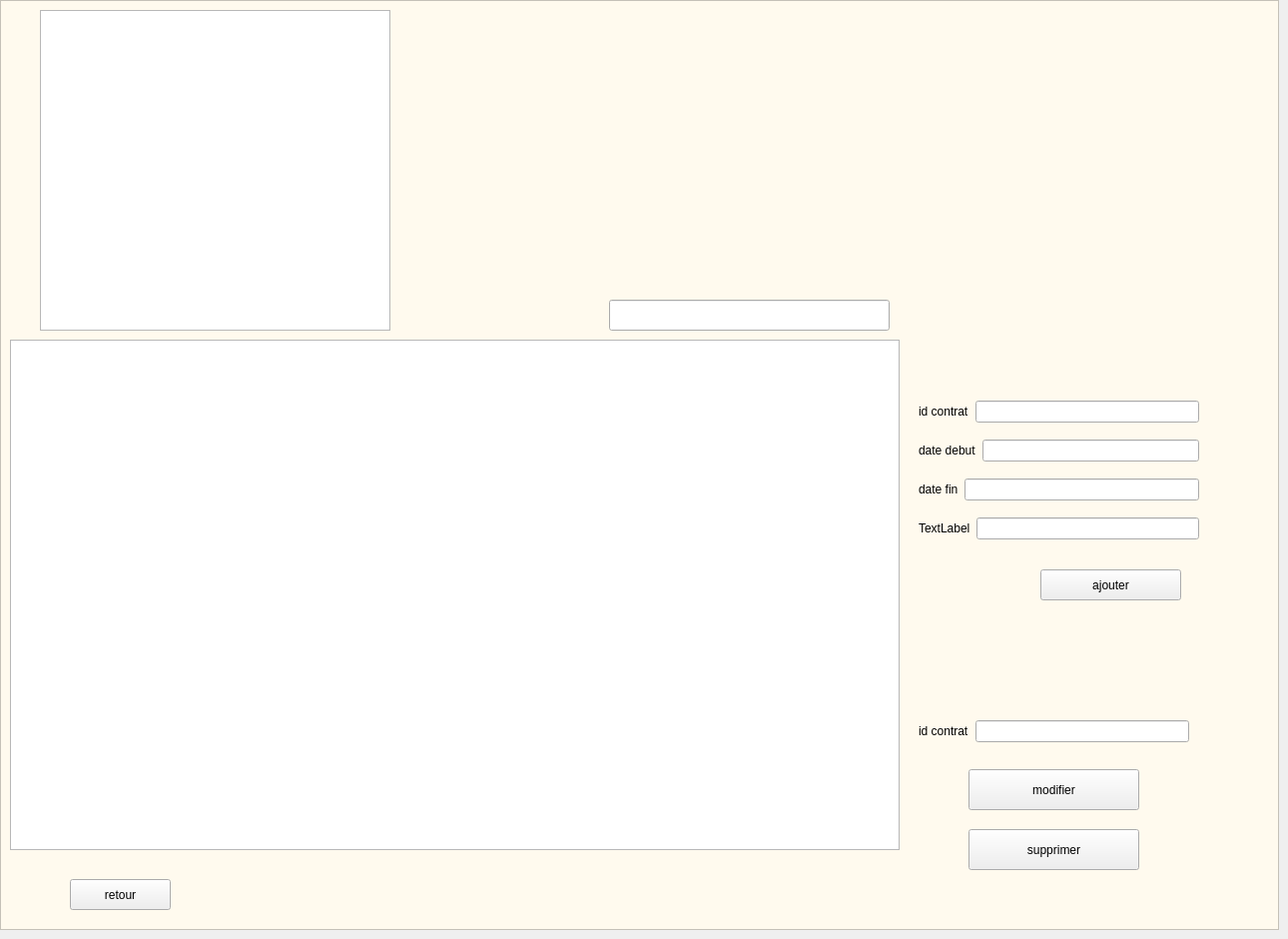
   <widget class="QWidget" name="tab_15">
    <attribute name="title">
     <string>gedtion des contrats</string>
    </attribute>
    <widget class="QGraphicsView" name="graphicsView_4">
     <property name="geometry">
      <rect>
       <x>0</x>
       <y>0</y>
       <width>1281</width>
       <height>931</height>
      </rect>
     </property>
     <property name="styleSheet">
      <string notr="true">background-color: rgb(255, 250, 238);</string>
     </property>
    </widget>
    <widget class="QPushButton" name="pushButton_9">
     <property name="geometry">
      <rect>
       <x>1042</x>
       <y>570</y>
       <width>141</width>
       <height>31</height>
      </rect>
     </property>
     <property name="styleSheet">
      <string notr="true">border-image: url(:/new/add.png);</string>
     </property>
     <property name="text">
      <string>ajouter</string>
     </property>
    </widget>
    <widget class="QPushButton" name="pushButton_10">
     <property name="geometry">
      <rect>
       <x>970</x>
       <y>770</y>
       <width>171</width>
       <height>41</height>
      </rect>
     </property>
     <property name="styleSheet">
      <string notr="true">border-image: url(:/new/MODIF2.png);</string>
     </property>
     <property name="text">
      <string>modifier</string>
     </property>
    </widget>
    <widget class="QPushButton" name="pushButton_11">
     <property name="geometry">
      <rect>
       <x>970</x>
       <y>830</y>
       <width>171</width>
       <height>41</height>
      </rect>
     </property>
     <property name="styleSheet">
      <string notr="true">border-image: url(:/new/supp2.png);</string>
     </property>
     <property name="text">
      <string>supprimer</string>
     </property>
    </widget>
    <widget class="QPushButton" name="pushButton_12">
     <property name="geometry">
      <rect>
       <x>70</x>
       <y>880</y>
       <width>101</width>
       <height>31</height>
      </rect>
     </property>
     <property name="styleSheet">
      <string notr="true"/>
     </property>
     <property name="text">
      <string>retour</string>
     </property>
    </widget>
    <widget class="QTableView" name="tableView_2">
     <property name="geometry">
      <rect>
       <x>10</x>
       <y>340</y>
       <width>891</width>
       <height>511</height>
      </rect>
     </property>
    </widget>
    <widget class="QLineEdit" name="lineEdit_20">
     <property name="geometry">
      <rect>
       <x>610</x>
       <y>300</y>
       <width>281</width>
       <height>31</height>
      </rect>
     </property>
     <property name="styleSheet">
      <string notr="true">border-image: url(:/new/cherche2.png);</string>
     </property>
    </widget>
    <widget class="QGraphicsView" name="graphicsView_5">
     <property name="geometry">
      <rect>
       <x>40</x>
       <y>10</y>
       <width>351</width>
       <height>321</height>
      </rect>
     </property>
     <property name="styleSheet">
      <string notr="true">border-image: url(:/new/logo.png);</string>
     </property>
    </widget>
    <widget class="QWidget" name="layoutWidget">
     <property name="geometry">
      <rect>
       <x>920</x>
       <y>720</y>
       <width>271</width>
       <height>24</height>
      </rect>
     </property>
     <layout class="QHBoxLayout" name="horizontalLayout_5">
      <item>
       <widget class="QLabel" name="label_38">
        <property name="text">
         <string>id contrat</string>
        </property>
       </widget>
      </item>
      <item>
       <widget class="QLineEdit" name="lineEdit_15"/>
      </item>
     </layout>
    </widget>
    <widget class="QWidget" name="layoutWidget">
     <property name="geometry">
      <rect>
       <x>920</x>
       <y>390</y>
       <width>281</width>
       <height>161</height>
      </rect>
     </property>
     <layout class="QVBoxLayout" name="verticalLayout">
      <item>
       <layout class="QHBoxLayout" name="horizontalLayout">
        <item>
         <widget class="QLabel" name="label_34">
          <property name="text">
           <string>id contrat</string>
          </property>
         </widget>
        </item>
        <item>
         <widget class="QLineEdit" name="lineEdit_19"/>
        </item>
       </layout>
      </item>
      <item>
       <layout class="QHBoxLayout" name="horizontalLayout_2">
        <item>
         <widget class="QLabel" name="label_35">
          <property name="text">
           <string>date debut</string>
          </property>
         </widget>
        </item>
        <item>
         <widget class="QLineEdit" name="lineEdit_18"/>
        </item>
       </layout>
      </item>
      <item>
       <layout class="QHBoxLayout" name="horizontalLayout_3">
        <item>
         <widget class="QLabel" name="label_36">
          <property name="text">
           <string>date fin</string>
          </property>
         </widget>
        </item>
        <item>
         <widget class="QLineEdit" name="lineEdit_17"/>
        </item>
       </layout>
      </item>
      <item>
       <layout class="QHBoxLayout" name="horizontalLayout_4">
        <item>
         <widget class="QLabel" name="label_37">
          <property name="text">
           <string>TextLabel</string>
          </property>
         </widget>
        </item>
        <item>
         <widget class="QLineEdit" name="lineEdit_16"/>
        </item>
       </layout>
      </item>
     </layout>
    </widget>
   </widget>
